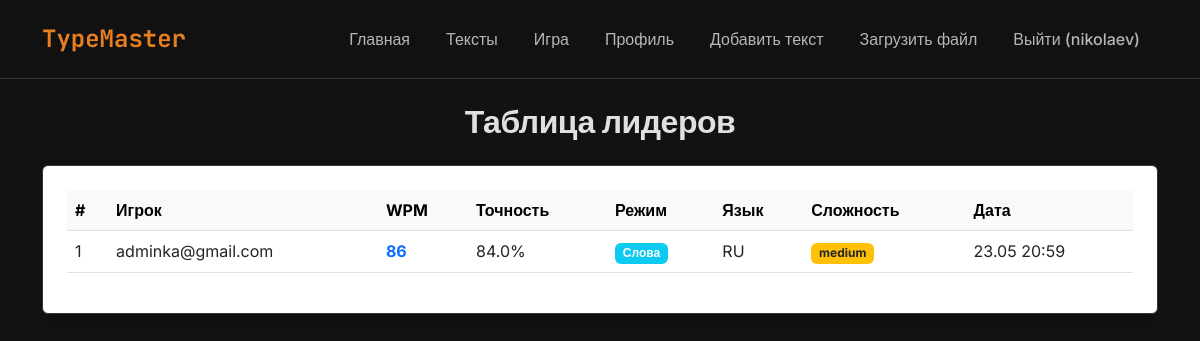
The app's page /scoreboard (signed in) with its own data.
### app/models.py (models this page shows, shortened)
class User(db.Model, UserMixin):
    id = db.Column(db.Integer, primary_key=True)
    username = db.Column(db.String(50), unique=True, nullable=False)
    email = db.Column(db.String(120), unique=True, nullable=False)
    password_hash = db.Column(db.String(128), nullable=False)
    is_admin = db.Column(db.Boolean, default=False)  # система ролей
    sessions = db.relationship('TestSession', backref='author', lazy=True)

class Result(db.Model):
    id = db.Column(db.Integer, primary_key=True)
    session_id = db.Column(db.Integer, db.ForeignKey('test_session.id'), unique=True)
    wpm = db.Column(db.Integer, nullable=False)
    accuracy = db.Column(db.Float, nullable=False)
    errors_count = db.Column(db.Integer)
    mode = db.Column(db.String(20), default='text') # 'text' или 'random'
    language = db.Column(db.String(10), default='ru')
    difficulty = db.Column(db.String(20), default='easy')
    created_at = db.Column(db.DateTime, default=datetime.utcnow)

### app/routes.py (the view)
@app.route("/scoreboard")
@login_required
def scoreboard():
    results = Result.query.join(TestSession).join(User).order_by(Result.wpm.desc()).limit(50).all()
    return render_template('scoreboard.html', title='Таблица лидеров', results=results)

### app/models.py (called while the page is built)
@login_manager.user_loader
def load_user(user_id):
    return User.query.get(int(user_id))

### app/templates/scoreboard.html
{% extends "base.html" %}
{% block content %}
    <h2 class="text-center mb-4">Таблица лидеров</h2>
    <div class="card shadow p-4 bg-white rounded">
        <div class="table-responsive">
            <table class="table table-hover">
                <thead class="table-light">
                    <tr>
                        <th>#</th>
                        <th>Игрок</th>
                        <th>WPM</th>
                        <th>Точность</th>
                        <th>Режим</th>
                        <th>Язык</th>
                        <th>Сложность</th>
                        <th>Дата</th>
                    </tr>
                </thead>
                <tbody>
                    {% for result in results %}
                        <tr>
                            <td>{{ loop.index }}</td>
                            <td>{{ result.session.author.username }}</td>
                            <td class="fw-bold text-primary">{{ result.wpm }}</td>
                            <td>{{ result.accuracy }}%</td>
                            <td>
                                <span class="badge {{ 'bg-success' if result.mode == 'text' else 'bg-info' }}">
                                    {{ 'Текст' if result.mode == 'text' else 'Слова' }}
                                </span>
                            </td>
                            <td>{{ result.language.upper() }}</td>
                            <td>
                                <span class="badge {{ 'bg-secondary' if result.difficulty == 'easy' else ('bg-warning text-dark' if result.difficulty == 'medium' else 'bg-danger') }}">
                                    {{ result.difficulty }}
                                </span>
                            </td>
                            <td>{{ result.created_at.strftime('%d.%m %H:%M') }}</td>
                        </tr>
                    {% endfor %}
                </tbody>
            </table>
        </div>
    </div>
{% endblock content %}

### app/templates/base.html (shortened to what this page needs)
<!DOCTYPE html>
<html lang="ru">
<head>
    <link href="https://cdn.jsdelivr.net/npm/bootstrap@5.3.0/dist/css/bootstrap.min.css" rel="stylesheet">
</head>
<body>
    <nav class="navbar navbar-expand-lg navbar-dark bg-dark mb-4">
        <div class="container">
            <a class="navbar-brand" href="{{ url_for('index') }}">TypeMaster</a>
            <div class="navbar-nav">
                <a class="nav-link" href="{{ url_for('index') }}">Главная</a>
                {% if current_user.is_authenticated %}
                    <a class="nav-link" href="{{ url_for('texts_list') }}">Тексты</a>
                    <a class="nav-link" href="{{ url_for('game') }}">Игра</a>
                    <a class="nav-link" href="{{ url_for('profile') }}">Профиль</a>
                    {% if current_user.is_admin %}
                        <a class="nav-link" href="{{ url_for('new_text') }}">Добавить текст</a>
                        <a class="nav-link" href="{{ url_for('upload_file') }}">Загрузить файл</a>
                    {% endif %}
                    <a class="nav-link" href="{{ url_for('logout') }}">Выйти ({{ current_user.username }})</a>
                {% else %}
                    <a class="nav-link" href="{{ url_for('login') }}">Войти</a>
                    <a class="nav-link" href="{{ url_for('register') }}">Регистрация</a>
                {% endif %}
            </div>
        </div>
    </nav>
    <div class="container">
        {% block content %}{% endblock %}
    </div>
</body>
</html>

### app/templates/base.html (style rules this page uses)
:root { --bg-dark: #121212; --bg-card: #1e1e1e; --accent: #e67e22; --accent-hover: #d35400; --text-main: #e0e0e0; --text-muted: #999; --border: #333; }
body { background-color: var(--bg-dark); font-family: 'Inter', sans-serif; color: var(--text-main); transition: all 0.3s ease; }
.navbar { background: rgba(18, 18, 18, 0.95) !important; backdrop-filter: blur(10px); border-bottom: 1px solid var(--border); padding: 1rem 0; }
.navbar-brand { font-weight: 700; color: var(--accent) !important; font-family: 'JetBrains Mono', monospace; font-size: 1.5rem; }
.nav-link { color: var(--text-main) !important; font-weight: 500; margin: 0 10px; opacity: 0.8; transition: opacity 0.2s, color 0.2s; }
.card { background: var(--bg-card); border: 1px solid var(--border); border-radius: 20px; box-shadow: 0 10px 30px rgba(0,0,0,0.3); color: var(--text-main); }
h1, h2, h3 { font-weight: 700; letter-spacing: -0.5px; }
.container { animation: fadeIn 0.5s ease-out; }

### records on screen
User: username "nikolaev"
Result: session.author.username "adminka@gmail.com", wpm "86", accuracy "84.0", mode "Слова", language "RU", difficulty "medium", created_at "23.05 20:59"
